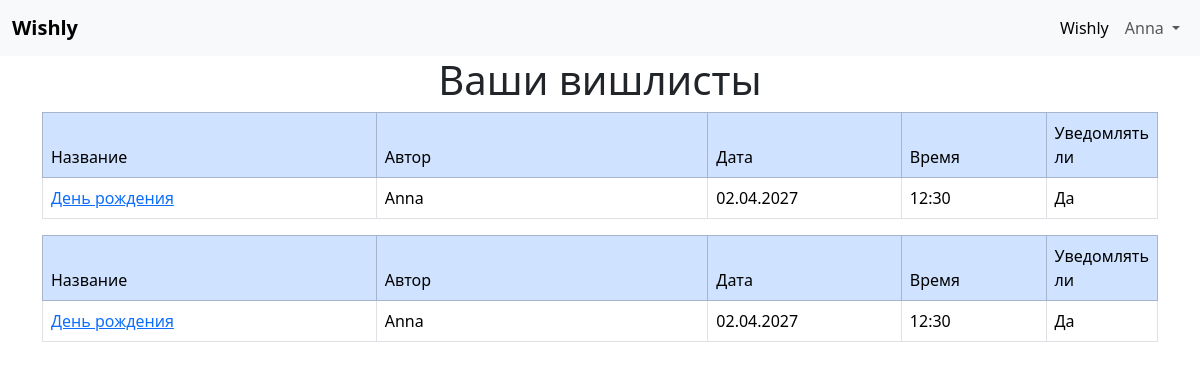
The page / (signed in) on the database its author committed.
### data/users.py (models this page shows, shortened)
class User(SqlAlchemyBase, UserMixin, SerializerMixin):
    __tablename__ = 'users'
    id = sqlalchemy.Column(sqlalchemy.Integer,
                           primary_key=True, autoincrement=True)
    username = sqlalchemy.Column(sqlalchemy.String, unique=True, nullable=True)
    email = sqlalchemy.Column(sqlalchemy.String,
                              index=True, unique=True, nullable=True)
    hashed_password = sqlalchemy.Column(sqlalchemy.String, nullable=True)
    modified_date = sqlalchemy.Column(sqlalchemy.DateTime,
                                      default=date.today())
    lists = orm.relationship("Lists", back_populates='user')

### data/lists.py (models this page shows, shortened)
class Lists(SqlAlchemyBase, SerializerMixin):
    __tablename__ = 'lists'
    id = sqlalchemy.Column(sqlalchemy.Integer,
                           primary_key=True, autoincrement=True)
    feast = sqlalchemy.Column(sqlalchemy.String, nullable=True)
    date = sqlalchemy.Column(sqlalchemy.Date,
                                   default=datetime.date.today, nullable=True)
    time = sqlalchemy.Column(sqlalchemy.Time,
                             default=datetime.time(hour=13, minute=30), nullable=True)
    notification = sqlalchemy.Column(sqlalchemy.Boolean, default=True)
    user_id = sqlalchemy.Column(sqlalchemy.Integer, sqlalchemy.ForeignKey('users.id'))
    token = sqlalchemy.Column(sqlalchemy.String, unique=True, nullable=True)
    user = orm.relationship('User')

### main.py (the view)
@application.route('/')
def index():
    db_sess = db_session.create_session()
    lst = []
    names = []
    aut = False
    if current_user.is_authenticated:
        sub_lists = set()
        for book in db_sess.query(WishBook).filter(WishBook.user_id == current_user.id).all():
            sub_lists.add(db_sess.query(Lists).join(
                Wishes, Wishes.list_id == Lists.id).filter(Wishes.id == book.wish_id).first())
        lists = db_sess.query(Lists).filter(Lists.user_id == current_user.id).all()
        lst = list(sub_lists) + lists
        users = db_sess.query(User).all()
        names = {item.id: f'{item.username}' for item in users}
        aut = True
    return render_template('index.html', lists=lst, names=names, aut=aut)

### data/db_session.py (called while the page is built)
def create_session() -> Session:
    global __factory
    return __factory()

### main.py (called while the page is built)
@login_manager.user_loader
def load_user(user_id):
    db_sess = db_session.create_session()
    return db_sess.query(User).get(user_id)

### templates/index.html (shortened to what this page needs)
{% extends "base.html" %}
{% block content %}
<h1 class="text-center">Ваши вишлисты</h1>
{% if lists %}
    {% for item in lists %}
    <div class="table_container">
        <table class="table table-bordered">
            <thead class="table-primary">
            <tr>
                <td class="title" width="350px" bgcolor="#dddddd">Название</td>
                <td class="title" width="350px" bgcolor="#dddddd">Автор</td>
                <td class="title" width="200px" bgcolor="#dddddd">Дата</td>
                <td class="title" width="150px" bgcolor="#dddddd">Время</td>
                <td class="title" width="100px" bgcolor="#dddddd">Уведомлять ли</td>
            </tr>
            </thead>
            <tbody>
            <tr>
                <td class="ordinary" bgcolor="#eeeeff"><a  href="/list{{ item.id }}">{{ item.feast.capitalize() }}</a></td>
                <td class="ordinary" bgcolor="#eeeeff">{{ names[item.user_id] }}</td>
                <td class="ordinary" bgcolor="#eeeeff">{{ item.date.strftime("%d.%m.%Y") }}</td>
                <td class="ordinary" bgcolor="#eeeeff">{{ item.time.strftime('%H:%M') }}</td>
                {% if item.notification %}
                <td class="ordinary" bgcolor="#eeffee">Да</td>
                {% else %}
                <td class="ordinary" bgcolor="#ffeeff">Нет</td>
                {% endif %}
            </tr>
            </tbody>
        </table>
    </div>
    {% endfor %}
{% endif %}
{% endblock %}

### templates/base.html (shortened to what this page needs)
<!doctype html>
<html lang="en">
<head>
    <link href="https://cdn.jsdelivr.net/npm/bootstrap@5.3.8/dist/css/bootstrap.min.css" rel="stylesheet"
>
    <link href="/static/css/style.css" rel="stylesheet">
</head>
<body>
<header>
    <nav class="navbar navbar-expand-sm bg-body-tertiary">
        <div class="container-fluid">
            <a class="navbar-brand " href="/"><strong>Wishly</strong></a>
            <div class="collapse navbar-collapse " id="navbarSupportedContent">
                <ul class="navbar-nav ms-auto">
                    <li class="nav-item">
                        <a class="nav-link active" aria-current="page" href="/">Wishly</a>
                    </li>
                    {% if current_user.is_authenticated %}
                    <li class="nav-item dropdown">
                        <a class="nav-link dropdown-toggle" href="#" role="button" data-bs-toggle="dropdown"
                           aria-expanded="false">
                            {{ current_user.username }}
                        </a>
                    </li>
                    {% endif %}
                </ul>
            </div>
        </div>
    </nav>
</header>
<main role="main" class="container">
    {% block content %}{% endblock %}
</main>
</body>
</html>

### rows shown on the page
User: username "Anna"
Lists: feast "День рождения", date "02.04.2027", time "12:30", notification "Да"
Lists: feast "День рождения", date "02.04.2027", time "12:30", notification "Да"
